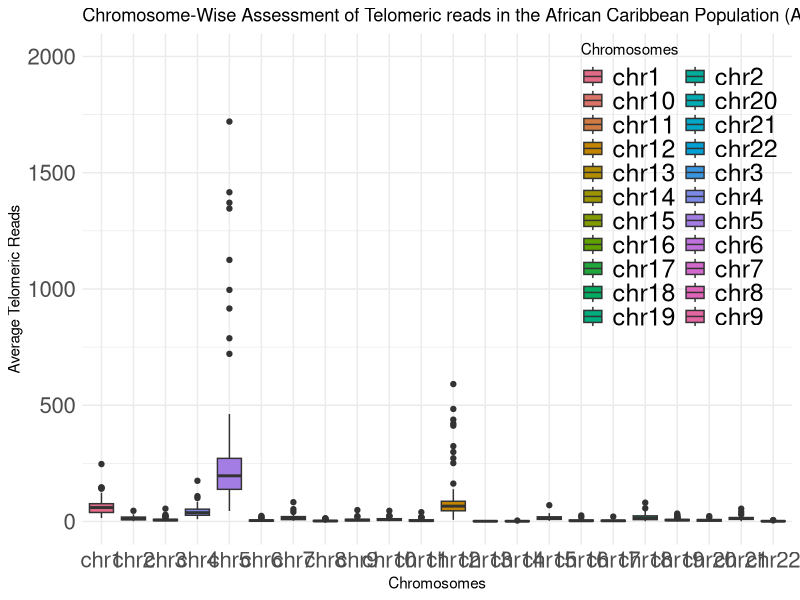
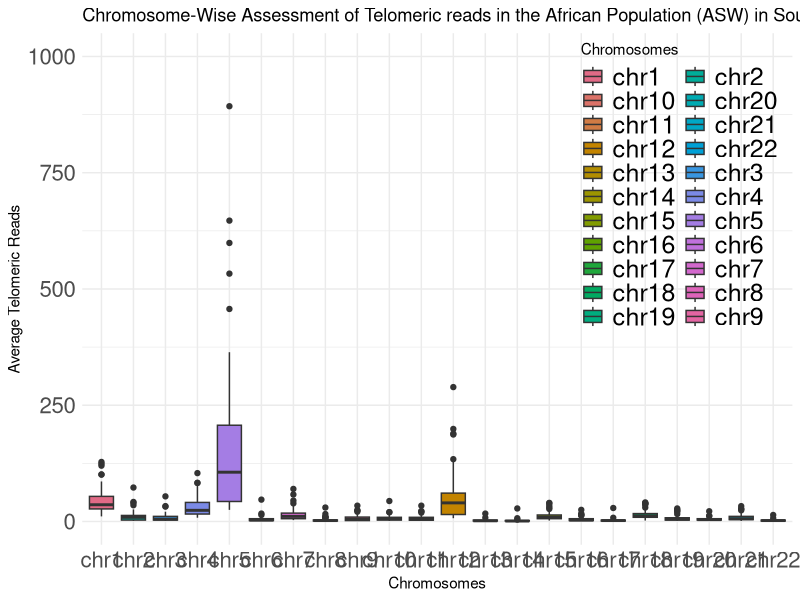
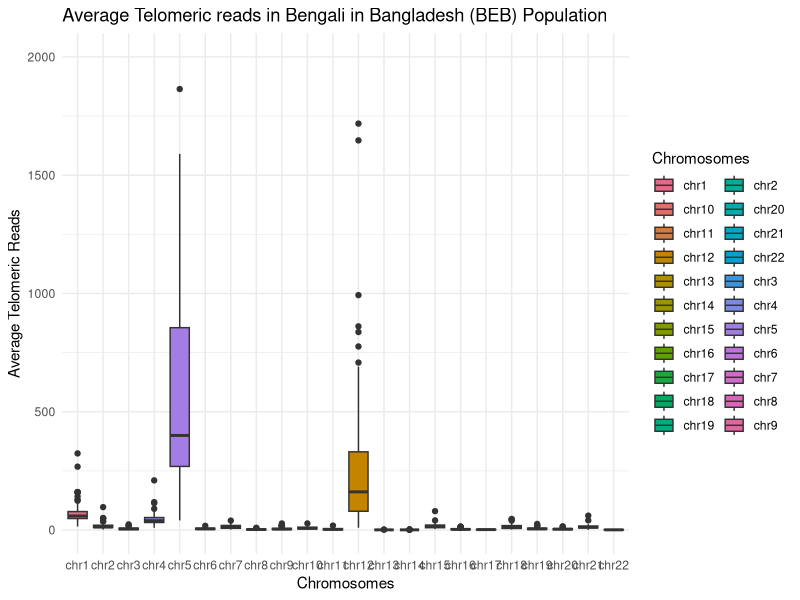
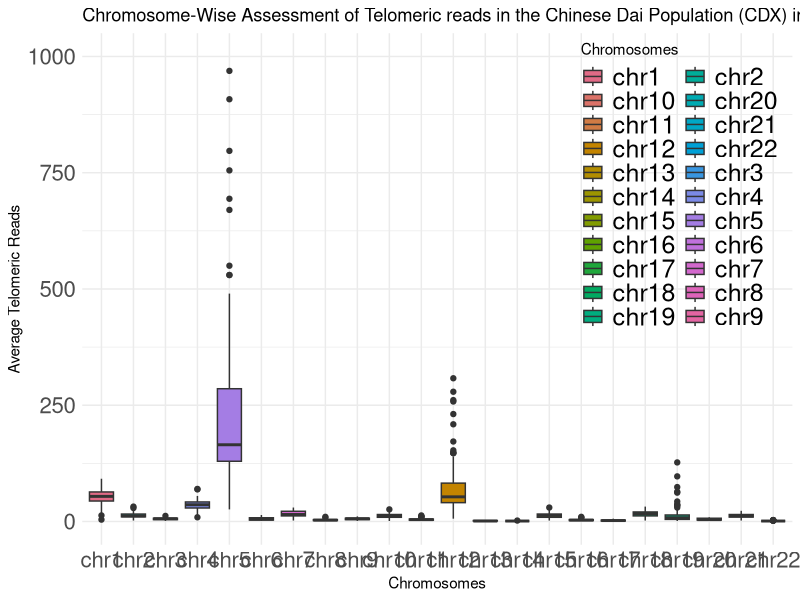
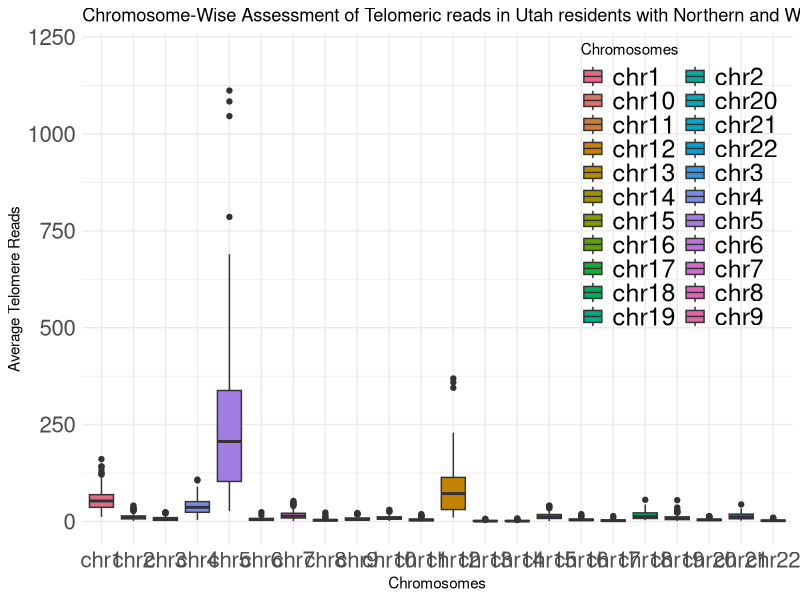
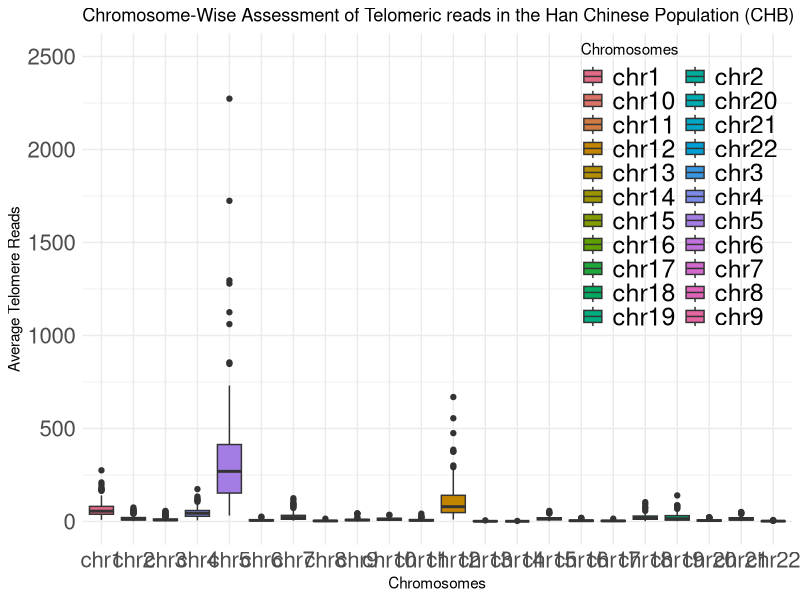
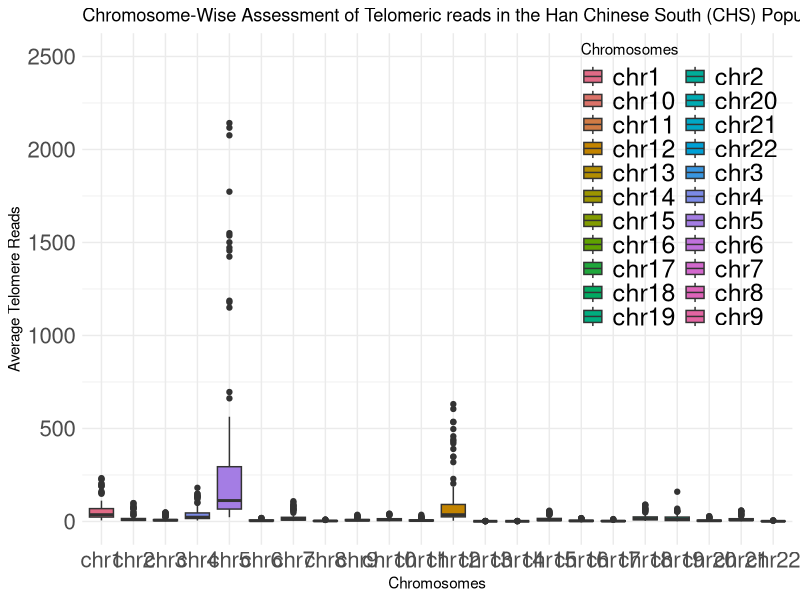
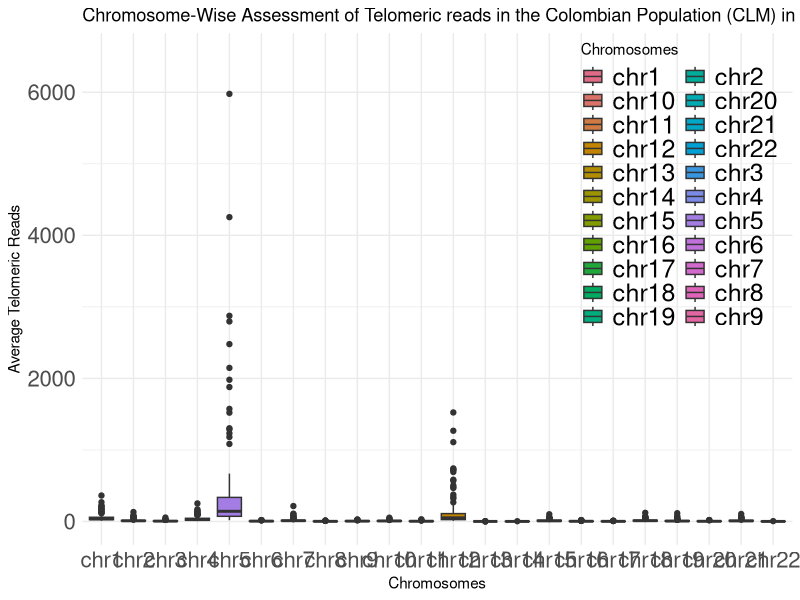

Source code (R) for these figures, in order:
## ---- chunk 1
knitr::opts_chunk$set(echo = TRUE)
library(ggplot2)
library(dplyr)
library(colorspace)
## ---- chunk 2
final_across <- read.csv("chapter1_final_across_chromosomes.csv", header = TRUE, row.names = NULL)
head(final_across)
View(final_across) #Just checking out the data
summary(final_across)

## ---- chunk 3
final_across <- na.omit(final_across)
#View(final_across)
## ---- chunk 4

#without_5 <- forward_data %>% filter(chromosome != "chr5")

#print(without_5)

## ---- chunk 5


#boxplot.stats(forward_data$telomere.length.in.kbps)$out

#or 

#library(rstatix)

#identify_outliers(
#  data = forward_data,
#  variable = "telomere motif in kbps"
#s)

## ---- chunk 6

lower_bound <- quantile(final_across$telomere.length.in.kbps, 0.01)
lower_bound

#So that means all the observations below zero and above 3.342 will be considered as potential outliers
## ---- chunk 7

upper_bound <- quantile(final_across$telomere.length.in.kbps, 0.99)
upper_bound


## ---- chunk 8
# Assuming `forward_data` is the dataset and `telomere length in kbps` is where the outliers are.
#outliers_removed <- subset(forward_data, telomere.length.in.kbps <= upper_bound & telomere.length.in.kbps >= lower_bound)


#outliers_removed

## ---- chunk 9
# Converting columns to appropriate data types

#outliers_removed$telomere.length.in.kbps <- as.numeric(outliers_removed$telomere.length.in.kbps)

#without_5$telomere.length.in.kbps <- as.numeric(without_5$telomere.length.in.kbps)

final_across$rawGenomicCount <- as.numeric(final_across$rawGenomicCount)
## ---- chunk 10
#summary(forward_data$telomere.length.in.kbps)


## ---- chunk 11

# Extract Telomere motif counts for all the Populations 

acb_pop <- final_across %>% filter(population == "ACB")
asw_pop <- final_across %>% filter(population == "ASW")
beb_pop <- final_across %>% filter(population == "BEB")
cdx_pop <- final_across %>% filter(population == "CDX")
ceu_pop <- final_across %>% filter(population == "CEU")
chb_pop <- final_across %>% filter(population == "CHB")
chs_pop <- final_across %>% filter(population == "CHS")
clm_pop <- final_across %>% filter(population == "CLM")
esn_pop <- final_across %>% filter(population == "ESN")
fin_pop <- final_across %>% filter(population == "FIN")
gbr_pop <- final_across %>% filter(population == "GBR")
gih_pop <- final_across %>% filter(population == "GIH")
gwd_pop <- final_across %>% filter(population == "GWD")
ibs_pop <- final_across %>% filter(population == "IBS")
itu_pop <- final_across %>% filter(population == "ITU")
jpt_pop <- final_across %>% filter(population == "JPT")
khv_pop <- final_across %>% filter(population == "KHV")
lwk_pop <- final_across %>% filter(population == "LWK")
msl_pop <- final_across %>% filter(population == "MSL")
mxl_pop <- final_across %>% filter(population == "MXL")
pel_pop <- final_across %>% filter(population == "PEL")
pjl_pop <- final_across %>% filter(population == "PJL")
pur_pop <- final_across %>% filter(population == "PUR")
stu_pop <- final_across %>% filter(population == "STU")
tsi_pop <- final_across %>% filter(population == "TSI")
yri_pop <- final_across %>% filter(population == "YRI")

#View(chs_pop)
#View(pur_pop)
## ---- chunk 12
my_palette <- qualitative_hcl(22, palette = "Dark 3")  

print(length(my_palette))
## ---- chunk 13
# Necessary libraries already loaded at the beginning

# Filtering the data for the ACB population and chromosomes 1 to 22
filtered_acb_data <- acb_pop %>%
  filter(population == "ACB", chromosome %in% paste0("chr", 1:22))

# Calculate the average telomere length per chromosome
avg_acb_counts <- filtered_acb_data %>%
  group_by(chromosome) %>%
  summarise(mean_raw_genomic_reads = mean(rawGenomicCount))

# Create the boxplot
ggplot(filtered_acb_data, aes(x = chromosome, y = rawGenomicCount, fill = chromosome)) +
  geom_boxplot() +
  guides(fill = guide_legend(title = "Chromosomes", override.aes = list(fill = my_palette)))+
  labs(title = "Chromosome-Wise Assessment of Telomeric reads in the African Caribbean Population (ACB) in Barbados ",
       x = "Chromosomes",
       y = "Average Telomeric Reads", face = "bold", size = 18) +
  theme_minimal() +
  scale_x_discrete(limits = paste0("chr", 1:22)) +
  scale_fill_manual(values = my_palette)+
  ylim(0.0,2000)+
   theme(
    axis.text.x = element_text(size = 16),  # Adjust the font size for x-axis labels
    axis.text.y = element_text(size = 16),  # Adjust the font size for y-axis labels
    legend.text = element_text(size = 18),
    legend.position = c(0.99, 1.0),  # Adjust the legend position (x, y)
    legend.justification = c(1, 1)  # Adjust the legend justification (1, 1 for upper-right corner)
  )

## ---- chunk 14
# Necessary libraries already loaded at the beginning

# Filtering the data for the ASW population and chromosomes 1 to 22
filtered_asw_data <- asw_pop %>%
  filter(population == "ASW", chromosome %in% paste0("chr", 1:22))

# Calculate the average telomere length per chromosome
avg_asw_counts <- filtered_asw_data %>%
  group_by(chromosome) %>%
  summarise(mean_raw_genomic_reads = mean(rawGenomicCount))

# Create the boxplot
ggplot(filtered_asw_data, aes(x = chromosome, y = rawGenomicCount, fill = chromosome)) +
  geom_boxplot() +
  guides(fill = guide_legend(title = "Chromosomes", override.aes = list(fill = my_palette)))+
  labs(title = "Chromosome-Wise Assessment of Telomeric reads in the African Population (ASW) in Southwest US ",
       x = "Chromosomes",
       y = "Average Telomeric Reads", face = "bold", size = 18) +
  theme_minimal() +
  scale_x_discrete(limits = paste0("chr", 1:22)) +
  scale_fill_manual(values = my_palette)+
  ylim(0.0,1000)+
   theme(
    axis.text.x = element_text(size = 16),  # Adjust the font size for x-axis labels
    axis.text.y = element_text(size = 16),  # Adjust the font size for y-axis labels
    legend.text = element_text(size = 18),
    legend.position = c(0.99, 1.0),  # Adjust the legend position (x, y)
    legend.justification = c(1, 1)  # Adjust the legend justification (1, 1 for upper-right corner)
  )

## ---- chunk 15
# Necessary libraries already loaded at the beginning

# Filtering the data for the BEB population and chromosomes 1 to 22
filtered_beb_data <- beb_pop %>%
  filter(population == "BEB", chromosome %in% paste0("chr", 1:22))

# Calculate the average telomere length per chromosome
avg_beb_counts <- filtered_beb_data %>%
  group_by(chromosome) %>%
  summarise(mean_raw_genomic_reads = mean(rawGenomicCount))

# Create the boxplot
ggplot(filtered_beb_data, aes(x = chromosome, y = rawGenomicCount, fill = chromosome)) +
  geom_boxplot() +
  guides(fill = guide_legend(title = "Chromosomes", override.aes = list(fill = my_palette)))+
  labs(title = "Average Telomeric reads in Bengali in Bangladesh (BEB) Population",
       x = "Chromosomes",
       y = "Average Telomeric Reads", face = "bold", size = 18) +
  theme_minimal() +
  scale_x_discrete(limits = paste0("chr", 1:22)) +
  scale_fill_manual(values = my_palette)+
  ylim(0.0,2000)
   theme(
    axis.text.x = element_text(size = 16),  # Adjust the font size for x-axis labels
    axis.text.y = element_text(size = 16),  # Adjust the font size for y-axis labels
    legend.text = element_text(size = 18),
    legend.position = c(0.99, 1.0),  # Adjust the legend position (x, y)
    legend.justification = c(1, 1)  # Adjust the legend justification (1, 1 for upper-right corner)
  )

## ---- chunk 16
# Necessary libraries already loaded at the beginning

# Filtering the data for the CDX population and chromosomes 1 to 22
filtered_cdx_data <- cdx_pop %>%
  filter(population == "CDX", chromosome %in% paste0("chr", 1:22))

# Calculate the average telomere length per chromosome
avg_cdx_counts <- filtered_cdx_data %>%
  group_by(chromosome) %>%
  summarise(mean_raw_genomic_reads = mean(rawGenomicCount))

# Create the boxplot
ggplot(filtered_cdx_data, aes(x = chromosome, y = rawGenomicCount, fill = chromosome)) +
  geom_boxplot() +
  guides(fill = guide_legend(title = "Chromosomes", override.aes = list(fill = my_palette)))+
  labs(title = "Chromosome-Wise Assessment of Telomeric reads in the Chinese Dai Population (CDX) in Xishuangbanna, China",
       x = "Chromosomes",
       y = "Average Telomeric Reads", face = "bold", size = 18) +
  theme_minimal() +
  scale_x_discrete(limits = paste0("chr", 1:22)) +
  scale_fill_manual(values = my_palette)+
  ylim(0.0, 1000)+
   theme(
    axis.text.x = element_text(size = 16),  # Adjust the font size for x-axis labels
    axis.text.y = element_text(size = 16),  # Adjust the font size for y-axis labels
    legend.text = element_text(size = 18),
    legend.position = c(0.99, 1.0),  # Adjust the legend position (x, y)
    legend.justification = c(1, 1)  # Adjust the legend justification (1, 1 for upper-right corner)
  )

## ---- chunk 17
# Necessary libraries already loaded at the beginning

# Filtering the data for the CEU population and chromosomes 1 to 22
filtered_ceu_data <- ceu_pop %>%
  filter(population == "CEU", chromosome %in% paste0("chr", 1:22))

# Calculate the average telomere length per chromosome
avg_ceu_counts <- filtered_ceu_data %>%
  group_by(chromosome) %>%
  summarise(mean_raw_genomic_reads = mean(rawGenomicCount))

# Create the boxplot
ggplot(filtered_ceu_data, aes(x = chromosome, y = rawGenomicCount, fill = chromosome)) +
  geom_boxplot() +
  guides(fill = guide_legend(title = "Chromosomes", override.aes = list(fill = my_palette)))+
  labs(title = "Chromosome-Wise Assessment of Telomeric reads in Utah residents with Northern and Western European ancestry (CEU) in Utah",
       x = "Chromosomes",
       y = "Average Telomere Reads", face = "bold", size = 18) +
  theme_minimal() +
  scale_x_discrete(limits = paste0("chr", 1:22)) +
  scale_fill_manual(values = my_palette)+
  ylim(0.0,1200)+
   theme(
    axis.text.x = element_text(size = 16),  # Adjust the font size for x-axis labels
    axis.text.y = element_text(size = 16),  # Adjust the font size for y-axis labels
    legend.text = element_text(size = 18),
    legend.position = c(0.99, 1.0),  # Adjust the legend position (x, y)
    legend.justification = c(1, 1)  # Adjust the legend justification (1, 1 for upper-right corner)
  )

## ---- chunk 18
# Necessary libraries already loaded at the beginning

# Filtering the data for the CHB population and chromosomes 1 to 22
filtered_chb_data <- chb_pop %>%
  filter(population == "CHB", chromosome %in% paste0("chr", 1:22))

# Calculate the average telomere length per chromosome
avg_chb_counts <- filtered_chb_data %>%
  group_by(chromosome) %>%
  summarise(mean_raw_genomic_reads = mean(rawGenomicCount))

# Create the boxplot
ggplot(filtered_chb_data, aes(x = chromosome, y = rawGenomicCount, fill = chromosome)) +
  geom_boxplot() +
  guides(fill = guide_legend(title = "Chromosomes", override.aes = list(fill = my_palette)))+
  labs(title = "Chromosome-Wise Assessment of Telomeric reads in the Han Chinese Population (CHB) in Beijing, China ",
       x = "Chromosomes",
       y = "Average Telomere Reads", face = "bold", size = 18) +
  theme_minimal() +
  scale_x_discrete(limits = paste0("chr", 1:22)) +
  scale_fill_manual(values = my_palette)+
  ylim(0.0,2500)+
   theme(
    axis.text.x = element_text(size = 16),  # Adjust the font size for x-axis labels
    axis.text.y = element_text(size = 16),  # Adjust the font size for y-axis labels
    legend.text = element_text(size = 18),
    legend.position = c(0.99, 1.0),  # Adjust the legend position (x, y)
    legend.justification = c(1, 1)  # Adjust the legend justification (1, 1 for upper-right corner)
  )

## ---- chunk 19
# Necessary libraries already loaded at the beginning

# Filtering the data for the CHS population and chromosomes 1 to 22
filtered_chs_data <- chs_pop %>%
  filter(population == "CHS", chromosome %in% paste0("chr", 1:22))

# Calculate the average telomere length  per chromosome
avg_chs_counts <- filtered_chs_data %>%
  group_by(chromosome) %>%
  summarise(mean_raw_genomic_reads = mean(rawGenomicCount))

# Create the boxplot
ggplot(filtered_chs_data, aes(x = chromosome, y = rawGenomicCount, fill = chromosome)) +
  geom_boxplot() +
  scale_fill_manual(values = my_palette)+
  guides(fill = guide_legend(title = "Chromosomes", override.aes = list(fill = my_palette)))+
  labs(title = "Chromosome-Wise Assessment of Telomeric reads in the Han Chinese South (CHS) Population",
       x = "Chromosomes",
       y = "Average Telomere Reads", face = "bold", size = 18) +
  theme_minimal() +
  scale_x_discrete(limits = paste0("chr", 1:22)) +
  ylim(0.0,2500)+
   theme(
    axis.text.x = element_text(size = 16),  # Adjust the font size for x-axis labels
    axis.text.y = element_text(size = 16),  # Adjust the font size for y-axis labels
    legend.text = element_text(size = 18),
    legend.position = c(0.99, 1.0),  # Adjust the legend position (x, y)
    legend.justification = c(1, 1)  # Adjust the legend justification (1, 1 for upper-right corner)
  )

## ---- chunk 20
# Necessary libraries already loaded at the beginning

# Filtering the data for the CLM population and chromosomes 1 to 22
filtered_clm_data <- clm_pop %>%
  filter(population == "CLM", chromosome %in% paste0("chr", 1:22))

# Calculate the average telomere length per chromosome
avg_clm_counts <- filtered_clm_data %>%
  group_by(chromosome) %>%
  summarise(mean_raw_genomic_reads = mean(rawGenomicCount))

# Create the boxplot
ggplot(filtered_clm_data, aes(x = chromosome, y = rawGenomicCount, fill = chromosome)) +
  geom_boxplot() +
  guides(fill = guide_legend(title = "Chromosomes", override.aes = list(fill = my_palette)))+
  labs(title = "Chromosome-Wise Assessment of Telomeric reads in the Colombian Population (CLM) in Medellin, Colombia",
       x = "Chromosomes",
       y = "Average Telomeric Reads", face = "bold", size = 18) +
  theme_minimal() +
  scale_x_discrete(limits = paste0("chr", 1:22)) +
  scale_fill_manual(values = my_palette)+
  ylim(0.0, 6500)+
   theme(
    axis.text.x = element_text(size = 16),  # Adjust the font size for x-axis labels
    axis.text.y = element_text(size = 16),  # Adjust the font size for y-axis labels
    legend.text = element_text(size = 18),
    legend.position = c(0.99, 1.0),  # Adjust the legend position (x, y)
    legend.justification = c(1, 1)  # Adjust the legend justification (1, 1 for upper-right corner)
  )

## ---- chunk 21
# Necessary libraries already loaded at the beginning

# Filtering the data for the ESN population and chromosomes 1 to 22
filtered_esn_data <- esn_pop %>%
  filter(population == "ESN", chromosome %in% paste0("chr", 1:22))

# Calculate the average telomere length per chromosome
avg_esn_counts <- filtered_esn_data %>%
  group_by(chromosome) %>%
  summarise(mean_raw_genomic_reads = mean(rawGenomicCount))

# Create the boxplot
ggplot(filtered_esn_data, aes(x = chromosome, y = rawGenomicCount, fill = chromosome)) +
  geom_boxplot() +
  guides(fill = guide_legend(title = "Chromosomes", override.aes = list(fill = my_palette)))+
  labs(title = "Chromosome-Wise Assessment of Telomeric reads in the Esan Population (ESN) in Nigeria",
       x = "Chromosomes",
       y = "Average Telomere Reads", face = "bold", size = 18) +
  theme_minimal() +
  scale_x_discrete(limits = paste0("chr", 1:22)) +
  scale_fill_manual(values = my_palette)+
  ylim (0.0, 4100)+
   theme(
    axis.text.x = element_text(size = 16),  # Adjust the font size for x-axis labels
    axis.text.y = element_text(size = 16),  # Adjust the font size for y-axis labels
    legend.text = element_text(size = 18),
    legend.position = c(0.99, 1.0),  # Adjust the legend position (x, y)
    legend.justification = c(1, 1)  # Adjust the legend justification (1, 1 for upper-right corner)
  )

## ---- chunk 22
# Necessary libraries already loaded at the beginning

# Filtering the data for the FIN population and chromosomes 1 to 22
filtered_fin_data <- fin_pop %>%
  filter(population == "FIN", chromosome %in% paste0("chr", 1:22))

# Calculate the average telomere length per chromosome
avg_fin_counts <- filtered_fin_data %>%
  group_by(chromosome) %>%
  summarise(mean_raw_genomic_reads = mean(rawGenomicCount))

# Create the boxplot
ggplot(filtered_fin_data, aes(x = chromosome, y = rawGenomicCount, fill = chromosome)) +
  geom_boxplot() +
  guides(fill = guide_legend(title = "Chromosomes", override.aes = list(fill = my_palette)))+
  labs(title = "Chromosome-Wise Assessment of Telomeric reads in the Finnish (FIN) Population",
       x = "Chromosomes",
       y = "Average Telomere Reads", face = "bold", size = 18) +
  theme_minimal() +
  scale_x_discrete(limits = paste0("chr", 1:22)) +
  scale_fill_manual(values = my_palette)+
  ylim (0.0, 3000)+
   theme(
    axis.text.x = element_text(size = 16),  # Adjust the font size for x-axis labels
    axis.text.y = element_text(size = 16),  # Adjust the font size for y-axis labels
    legend.text = element_text(size = 18),
    legend.position = c(0.99, 1.0),  # Adjust the legend position (x, y)
    legend.justification = c(1, 1)  # Adjust the legend justification (1, 1 for upper-right corner)
  )



## ---- chunk 23
# Necessary libraries already loaded at the beginning

# Filtering the data for the GBR population and chromosomes 1 to 22
filtered_gbr_data <- gbr_pop %>%
  filter(population == "GBR", chromosome %in% paste0("chr", 1:22))

# Calculate the average telomere length per chromosome
avg_gbr_counts <- filtered_gbr_data %>%
  group_by(chromosome) %>%
  summarise(mean_raw_genomic_reads = mean(rawGenomicCount))

# Create the boxplot
ggplot(filtered_gbr_data, aes(x = chromosome, y = rawGenomicCount, fill = chromosome)) +
  geom_boxplot() +
  guides(fill = guide_legend(title = "Chromosomes", override.aes = list(fill = my_palette)))+
  labs(title = "Chromosome-Wise Assessment of Telomeric reads in the British (GBR) Population",
       x = "Chromosomes",
       y = "Average Telomeric Reads", face = "bold", size = 18) +
  theme_minimal() +
  scale_x_discrete(limits = paste0("chr", 1:22)) +
  scale_fill_manual(values = my_palette)+
  ylim(0.0, 2000)+
   theme(
    axis.text.x = element_text(size = 16),  # Adjust the font size for x-axis labels
    axis.text.y = element_text(size = 16),  # Adjust the font size for y-axis labels
    legend.text = element_text(size = 18),
    legend.position = c(0.99, 1.0),  # Adjust the legend position (x, y)
    legend.justification = c(1, 1)  # Adjust the legend justification (1, 1 for upper-right corner)
  )



## ---- chunk 24
# Necessary libraries already loaded at the beginning

# Filtering the data for the GIH population and chromosomes 1 to 22
filtered_gih_data <- gih_pop %>%
  filter(population == "GIH", chromosome %in% paste0("chr", 1:22))

# Calculate the average telomere length per chromosome
avg_gih_counts <- filtered_gih_data %>%
  group_by(chromosome) %>%
  summarise(mean_raw_genomic_reads = mean(rawGenomicCount))

# Create the boxplot
ggplot(filtered_gih_data, aes(x = chromosome, y = rawGenomicCount, fill = chromosome)) +
  geom_boxplot() +
  guides(fill = guide_legend(title = "Chromosomes", override.aes = list(fill = my_palette)))+
  labs(title = "Chromosome-Wise Assessment of Telomeric reads in the Gujarati Indians in Houston, Texas Population (GIH)",
       x = "Chromosomes",
       y = "Average Telomeric Reads", face = "bold", size = 18) +
  theme_minimal() +
  scale_x_discrete(limits = paste0("chr", 1:22)) +
  scale_fill_manual(values = my_palette)+
  ylim(0.0, 500)+
   theme(
    axis.text.x = element_text(size = 16),  # Adjust the font size for x-axis labels
    axis.text.y = element_text(size = 16),  # Adjust the font size for y-axis labels
    legend.text = element_text(size = 18),
    legend.position = c(0.99, 1.0),  # Adjust the legend position (x, y)
    legend.justification = c(1, 1)  # Adjust the legend justification (1, 1 for upper-right corner)
  )



## ---- chunk 25
# Necessary libraries already loaded at the beginning

# Filtering the data for the GWD population and chromosomes 1 to 22
filtered_gwd_data <- gwd_pop %>%
  filter(population == "GWD", chromosome %in% paste0("chr", 1:22))

# Calculate the average telomere length per chromosome
avg_gwd_counts <- filtered_gwd_data %>%
  group_by(chromosome) %>%
  summarise(mean_raw_genomic_reads = mean(rawGenomicCount))

# Create the boxplot
ggplot(filtered_gwd_data, aes(x = chromosome, y = rawGenomicCount, fill = chromosome)) +
  geom_boxplot() +
  guides(fill = guide_legend(title = "Chromosomes", override.aes = list(fill = my_palette)))+
  labs(title = "Chromosome-Wise Assessment of Telomeric reads in the Gambian Population (GWD) in Western Division, The Gambia",size = 18,
       x = "Chromosomes",
       y = "Average Telomeric Reads", face = "bold", size = 18) +
  theme_minimal() +
  scale_x_discrete(limits = paste0("chr", 1:22)) +
  scale_fill_manual(values = my_palette)+
  ylim (0.0, 3000)+
   theme(
    axis.text.x = element_text(size = 16),  # Adjust the font size for x-axis labels
    axis.text.y = element_text(size = 16),  # Adjust the font size for y-axis labels
    legend.text = element_text(size = 18),
    legend.position = c(0.99, 1.0),  # Adjust the legend position (x, y)
    legend.justification = c(1, 1)  # Adjust the legend justification (1, 1 for upper-right corner)
  )

## ---- chunk 26
# Necessary libraries already loaded at the beginning

# Filtering the data for the IBS population and chromosomes 1 to 22
filtered_ibs_data <- ibs_pop %>%
  filter(population == "IBS", chromosome %in% paste0("chr", 1:22))

# Calculate the average telomere length per chromosome
avg_ibs_counts <- filtered_ibs_data %>%
  group_by(chromosome) %>%
  summarise(mean_raw_genomic_reads = mean(rawGenomicCount))

# Create the boxplot
ggplot(filtered_ibs_data, aes(x = chromosome, y = rawGenomicCount, fill = chromosome)) +
  geom_boxplot() +
  guides(fill = guide_legend(title = "Chromosomes", override.aes = list(fill = my_palette)))+
  labs(title = "Chromosome-Wise Assessment of Telomeric reads in the Iberian Population (IBS) in Spain",
       x = "Chromosomes",
       y = "Average Telomeric Reads", face = "bold", size = 18) +
  theme_minimal() +
  scale_x_discrete(limits = paste0("chr", 1:22)) +
  scale_fill_manual(values = my_palette)+
  ylim(0.0, 800)+
   theme(
    axis.text.x = element_text(size = 16),  # Adjust the font size for x-axis labels
    axis.text.y = element_text(size = 16),  # Adjust the font size for y-axis labels
    legend.text = element_text(size = 18),
    legend.position = c(0.99, 1.0),  # Adjust the legend position (x, y)
    legend.justification = c(1, 1)  # Adjust the legend justification (1, 1 for upper-right corner)
  )

## ---- chunk 27
# Necessary libraries already loaded at the beginning

# Filtering the data for the ITU population and chromosomes 1 to 22
filtered_itu_data <- itu_pop %>%
  filter(population == "ITU", chromosome %in% paste0("chr", 1:22))

# Calculate the average telomere length  per chromosome
avg_itu_counts <- filtered_itu_data %>%
  group_by(chromosome) %>%
  summarise(mean_raw_genomic_reads = mean(rawGenomicCount))

# Create the boxplot
ggplot(filtered_itu_data, aes(x = chromosome, y = rawGenomicCount, fill = chromosome)) +
  geom_boxplot() +
  scale_fill_manual(values = my_palette)+
  guides(fill = guide_legend(title = "Chromosomes", override.aes = list(fill = my_palette)))+
  labs(title = "Chromosome-Wise Assessment of Telomeric reads in the Indian Telugu Population (ITU) in the UK",
       x = "Chromosomes",
       y = "Average Telomeric Reads", face = "bold", size = 18) +
  theme_minimal() +
  scale_x_discrete(limits = paste0("chr", 1:22)) +
  ylim(0.0,2000)+
   theme(
    axis.text.x = element_text(size = 16),  # Adjust the font size for x-axis labels
    axis.text.y = element_text(size = 16),  # Adjust the font size for y-axis labels
    legend.text = element_text(size = 18),
    legend.position = c(0.99, 1.0),  # Adjust the legend position (x, y)
    legend.justification = c(1, 1)  # Adjust the legend justification (1, 1 for upper-right corner)
  )

## ---- chunk 28
# Necessary libraries already loaded at the beginning

# Filtering the data for the JPT population and chromosomes 1 to 22
filtered_jpt_data <- jpt_pop %>%
  filter(population == "JPT", chromosome %in% paste0("chr", 1:22))

# Calculate the average telomere length per chromosome
avg_jpt_counts <- filtered_jpt_data %>%
  group_by(chromosome) %>%
  summarise(mean_raw_genomic_reads = mean(rawGenomicCount))

# Create the boxplot
ggplot(filtered_jpt_data, aes(x = chromosome, y = rawGenomicCount, fill = chromosome)) +
  geom_boxplot() +
  guides(fill = guide_legend(title = "Chromosomes", override.aes = list(fill = my_palette)))+
  labs(title = "Chromosome-Wise Assessment of Telomeric reads in the Japanese Population in Tokyo (JPT), Japan ",
       x = "Chromosomes",
       y = "Average Telomeric Reads", face = "bold", size = 18) +
  theme_minimal() +
  scale_x_discrete(limits = paste0("chr", 1:22)) +
  scale_fill_manual(values = my_palette)+
  ylim(0.0,3500)+
   theme(
    axis.text.x = element_text(size = 16),  # Adjust the font size for x-axis labels
    axis.text.y = element_text(size = 16),  # Adjust the font size for y-axis labels
    legend.text = element_text(size = 18),
    legend.position = c(0.99, 1.0),  # Adjust the legend position (x, y)
    legend.justification = c(1, 1)  # Adjust the legend justification (1, 1 for upper-right corner)
  )

## ---- chunk 29
# Necessary libraries already loaded at the beginning

# Filtering the data for the KHV population and chromosomes 1 to 22
filtered_khv_data <- khv_pop %>%
  filter(population == "KHV", chromosome %in% paste0("chr", 1:22))

# Calculate the average telomere length per chromosome
avg_khv_counts <- filtered_khv_data %>%
  group_by(chromosome) %>%
  summarise(mean_raw_genomic_reads = mean(rawGenomicCount))

# Create the boxplot
ggplot(filtered_khv_data, aes(x = chromosome, y = rawGenomicCount, fill = chromosome)) +
  geom_boxplot() +
  guides(fill = guide_legend(title = "Chromosomes", override.aes = list(fill = my_palette)))+
  labs(title = "Chromosome-Wise Assessment of Telomeric reads in the Kinh Population (KHV) in Ho Chi Minh City, Vietnam",
       x = "Chromosomes",
       y = "Average Telomeric Reads", face = "bold", size = 18) +
  theme_minimal() +
  scale_x_discrete(limits = paste0("chr", 1:22)) +
  scale_fill_manual(values = my_palette)+
  ylim(0.0, 500)+
   theme(
    axis.text.x = element_text(size = 16),  # Adjust the font size for x-axis labels
    axis.text.y = element_text(size = 16),  # Adjust the font size for y-axis labels
    legend.text = element_text(size = 18),
    legend.position = c(0.99, 1.0),  # Adjust the legend position (x, y)
    legend.justification = c(1, 1)  # Adjust the legend justification (1, 1 for upper-right corner)
  )

## ---- chunk 30
# Necessary libraries already loaded at the beginning

# Filtering the data for the LWK population and chromosomes 1 to 22
filtered_lwk_data <- lwk_pop %>%
  filter(population == "LWK", chromosome %in% paste0("chr", 1:22))

# Calculate the average telomere length per chromosome
avg_lwk_counts <- filtered_lwk_data %>%
  group_by(chromosome) %>%
  summarise(mean_raw_genomic_reads = mean(rawGenomicCount))

# Create the boxplot
ggplot(filtered_lwk_data, aes(x = chromosome, y = rawGenomicCount, fill = chromosome)) +
  geom_boxplot() +
  guides(fill = guide_legend(title = "Chromosomes", override.aes = list(fill = my_palette)))+
  labs(title = "Chromosome-Wise Assessment of Telomeric reads in the Luhya Population in Webuye (LWK), Kenya ",
       x = "Chromosomes",
       y = "Average Telomeric Reads", face = "bold", size = 18) +
  theme_minimal() +
  scale_x_discrete(limits = paste0("chr", 1:22)) +
  scale_fill_manual(values = my_palette)+
  ylim(0.0, 5000)+
   theme(
    axis.text.x = element_text(size = 16),  # Adjust the font size for x-axis labels
    axis.text.y = element_text(size = 16),  # Adjust the font size for y-axis labels
    legend.text = element_text(size = 18),
    legend.position = c(0.99, 1.0),  # Adjust the legend position (x, y)
    legend.justification = c(1, 1)  # Adjust the legend justification (1, 1 for upper-right corner)
  )

## ---- chunk 31
# Necessary libraries already loaded at the beginning

# Filtering the data for the MSL population and chromosomes 1 to 22
filtered_msl_data <- msl_pop %>%
  filter(population == "MSL", chromosome %in% paste0("chr", 1:22))

# Calculate the average telomere length per chromosome
avg_msl_counts <- filtered_msl_data %>%
  group_by(chromosome) %>%
  summarise(mean_raw_genomic_reads = mean(rawGenomicCount))

# Create the boxplot
ggplot(filtered_msl_data, aes(x = chromosome, y = rawGenomicCount, fill = chromosome)) +
  geom_boxplot() +
  guides(fill = guide_legend(title = "Chromosomes", override.aes = list(fill = my_palette)))+
  labs(title = "Chromosome-Wise Assessment of Telomeric reads in the Mende Population (MSL) in Sierra Leone",
       x = "Chromosomes",
       y = "Average Telomeric Reads", face = "bold", size = 18) +
  theme_minimal() +
  scale_x_discrete(limits = paste0("chr", 1:22)) +
  scale_fill_manual(values = my_palette)+
  ylim(0.0, 3000)+
   theme(
    axis.text.x = element_text(size = 16),  # Adjust the font size for x-axis labels
    axis.text.y = element_text(size = 16),  # Adjust the font size for y-axis labels
    legend.text = element_text(size = 18),
    legend.position = c(0.99, 1.0),  # Adjust the legend position (x, y)
    legend.justification = c(1, 1)  # Adjust the legend justification (1, 1 for upper-right corner)
  )

## ---- chunk 32
# Necessary libraries already loaded at the beginning

# Filtering the data for the MXL population and chromosomes 1 to 22
filtered_mxl_data <- mxl_pop %>%
  filter(population == "MXL", chromosome %in% paste0("chr", 1:22))

# Calculate the average telomere length per chromosome
avg_mxl_counts <- filtered_mxl_data %>%
  group_by(chromosome) %>%
  summarise(mean_raw_genomic_reads = mean(rawGenomicCount))

# Create the boxplot
ggplot(filtered_jpt_data, aes(x = chromosome, y = rawGenomicCount, fill = chromosome)) +
  geom_boxplot() +
  guides(fill = guide_legend(title = "Chromosomes", override.aes = list(fill = my_palette)))+
  labs(title = "Chromosome-Wise Assessment of Telomeric reads in the Mexican Population in Los Angeles (MXL) in California",
       x = "Chromosomes",
       y = "Average Telomeric Reads", face = "bold", size = 18) +
  theme_minimal() +
  scale_x_discrete(limits = paste0("chr", 1:22)) +
  scale_fill_manual(values = my_palette)+
  ylim(0.0,4000)+
   theme(
    axis.text.x = element_text(size = 16),  # Adjust the font size for x-axis labels
    axis.text.y = element_text(size = 16),  # Adjust the font size for y-axis labels
    legend.text = element_text(size = 18),
    legend.position = c(0.99, 1.0),  # Adjust the legend position (x, y)
    legend.justification = c(1, 1)  # Adjust the legend justification (1, 1 for upper-right corner)
  )

## ---- chunk 33
# Necessary libraries already loaded at the beginning

# Filtering the data for the PEL population and chromosomes 1 to 22
filtered_pel_data <- pel_pop %>%
  filter(population == "PEL", chromosome %in% paste0("chr", 1:22))

# Calculate the average telomere length per chromosome
avg_pel_counts <- filtered_pel_data %>%
  group_by(chromosome) %>%
  summarise(mean_raw_genomic_reads = mean(rawGenomicCount))

# Create the boxplot
ggplot(filtered_pel_data, aes(x = chromosome, y = rawGenomicCount, fill = chromosome)) +
  geom_boxplot() +
  guides(fill = guide_legend(title = "Chromosomes", override.aes = list(fill = my_palette)))+
  labs(title = "Chromosome-Wise Assessment of Telomeric reads in the Peruvian Population (PEL) in Lima, Peru",
       x = "Chromosomes",
       y = "Average Telomeric Reads", face = "bold", size = 18) +
  theme_minimal() +
  scale_x_discrete(limits = paste0("chr", 1:22)) +
  scale_fill_manual(values = my_palette)+
  ylim(0.0, 2000)+
   theme(
    axis.text.x = element_text(size = 16),  # Adjust the font size for x-axis labels
    axis.text.y = element_text(size = 16),  # Adjust the font size for y-axis labels
    legend.text = element_text(size = 18),
    legend.position = c(0.99, 1.0),  # Adjust the legend position (x, y)
    legend.justification = c(1, 1)  # Adjust the legend justification (1, 1 for upper-right corner)
  )

## ---- chunk 34
# Necessary libraries already loaded at the beginning

# Filtering the data for the PJL population and chromosomes 1 to 22
filtered_pjl_data <- pjl_pop %>%
  filter(population == "PJL", chromosome %in% paste0("chr", 1:22))

# Calculate the average telomere length per chromosome
avg_pjl_counts <- filtered_pjl_data %>%
  group_by(chromosome) %>%
  summarise(mean_raw_genomic_reads = mean(rawGenomicCount))

# Create the boxplot
ggplot(filtered_pjl_data, aes(x = chromosome, y = rawGenomicCount, fill = chromosome)) +
  geom_boxplot() +
  guides(fill = guide_legend(title = "Chromosomes", override.aes = list(fill = my_palette)))+
  labs(title = "Chromosome-Wise Assessment of Telomeric reads in the Punjabi Population (PJL) in Lahore, Pakistan",
       x = "Chromosomes",
       y = "Average Telomeric Reads", face = "bold", size = 18) +
  theme_minimal() +
  scale_x_discrete(limits = paste0("chr", 1:22)) +
  scale_fill_manual(values = my_palette)+
  ylim(0.0, 1000)+
   theme(
    axis.text.x = element_text(size = 16),  # Adjust the font size for x-axis labels
    axis.text.y = element_text(size = 16),  # Adjust the font size for y-axis labels
    legend.text = element_text(size = 18),
    legend.position = c(0.99, 1.0),  # Adjust the legend position (x, y)
    legend.justification = c(1, 1)  # Adjust the legend justification (1, 1 for upper-right corner)
  )

## ---- chunk 35
# Necessary libraries already loaded at the beginning

# Filtering the data for the PUR population and chromosomes 1 to 22
filtered_pur_data <- pur_pop %>%
  filter(population == "PUR", chromosome %in% paste0("chr", 1:22))

# Calculate the average telomere length per chromosome
avg_pur_counts <- filtered_pur_data %>%
  group_by(chromosome) %>%
  summarise(mean_raw_genomic_reads = mean(rawGenomicCount))

# Create the boxplot
ggplot(filtered_pur_data, aes(x = chromosome, y = rawGenomicCount, fill = chromosome)) +
  geom_boxplot() +
  guides(fill = guide_legend(title = "Chromosomes", override.aes = list(fill = my_palette)))+
  labs(title = "Chromosome-Wise Assessment of Telomeric reads in the Puerto Rican (PUR) Population",
       x = "Chromosomes",
       y = "Average Telomeric Reads", face = "bold", size = 18) +
  theme_minimal() +
  scale_x_discrete(limits = paste0("chr", 1:22)) +
  scale_fill_manual(values = my_palette)+
  ylim(0.0, 1500)+
   theme(
    axis.text.x = element_text(size = 16),  # Adjust the font size for x-axis labels
    axis.text.y = element_text(size = 16),  # Adjust the font size for y-axis labels
    legend.text = element_text(size = 18),
    legend.position = c(0.99, 1.0),  # Adjust the legend position (x, y)
    legend.justification = c(1, 1)  # Adjust the legend justification (1, 1 for upper-right corner)
  )

## ---- chunk 36
# Necessary libraries already loaded at the beginning

# Filtering the data for the STU population and chromosomes 1 to 22
filtered_stu_data <- stu_pop %>%
  filter(population == "STU", chromosome %in% paste0("chr", 1:22))

# Calculate the average telomere length per chromosome
avg_stu_counts <- filtered_stu_data %>%
  group_by(chromosome) %>%
  summarise(mean_raw_genomic_reads = mean(rawGenomicCount))

# Create the boxplot
ggplot(filtered_stu_data, aes(x = chromosome, y = rawGenomicCount, fill = chromosome)) +
  geom_boxplot() +
  guides(fill = guide_legend(title = "Chromosomes", override.aes = list(fill = my_palette)))+
  labs(title = "Chromosome-Wise Assessment of Telomeric reads in the Sri Lankan Tamil (STU) Population in the UK",
       x = "Chromosomes",
       y = "Average Telomeric Reads", face = "bold", size = 18) +
  theme_minimal() +
  scale_x_discrete(limits = paste0("chr", 1:22)) +
  scale_fill_manual(values = my_palette)+
  ylim (0.0, 1500)+
   theme(
    axis.text.x = element_text(size = 16),  # Adjust the font size for x-axis labels
    axis.text.y = element_text(size = 16),  # Adjust the font size for y-axis labels
    legend.text = element_text(size = 18),
    legend.position = c(0.99, 1.0),  # Adjust the legend position (x, y)
    legend.justification = c(1, 1)  # Adjust the legend justification (1, 1 for upper-right corner)
  )

## ---- chunk 37
# Necessary libraries already loaded at the beginning

# Filtering the data for the TSI population and chromosomes 1 to 22
filtered_tsi_data <- tsi_pop %>%
  filter(population == "TSI", chromosome %in% paste0("chr", 1:22))

# Calculate the average telomere length per chromosome
avg_tsi_counts <- filtered_tsi_data %>%
  group_by(chromosome) %>%
  summarise(mean_raw_genomic_reads = mean(rawGenomicCount))

# Create the boxplot
ggplot(filtered_tsi_data, aes(x = chromosome, y = rawGenomicCount, fill = chromosome)) +
  geom_boxplot() +
  guides(fill = guide_legend(title = "Chromosomes", override.aes = list(fill = my_palette)))+
  labs(title = "Chromosome-Wise Assessment of Telomeric reads in the Toscani Population (TSI) in Italy",
       x = "Chromosomes",
       y = "Average Telomeric Reads", face = "bold", size = 18) +
  theme_minimal() +
  scale_x_discrete(limits = paste0("chr", 1:22)) +
  scale_fill_manual(values = my_palette)+
  ylim (0.0, 2000)+
   theme(
    axis.text.x = element_text(size = 16),  # Adjust the font size for x-axis labels
    axis.text.y = element_text(size = 16),  # Adjust the font size for y-axis labels
    legend.text = element_text(size = 18),
    legend.position = c(0.99, 1.0),  # Adjust the legend position (x, y)
    legend.justification = c(1, 1)  # Adjust the legend justification (1, 1 for upper-right corner)
  )

## ---- chunk 38
# Necessary libraries already loaded at the beginning

# Filtering the data for the YRI population and chromosomes 1 to 22
filtered_yri_data <- yri_pop %>%
  filter(population == "YRI", chromosome %in% paste0("chr", 1:22))

# Calculate the average telomere length  per chromosome
avg_yri_counts <- filtered_yri_data %>%
  group_by(chromosome) %>%
  summarise(mean_raw_genomic_reads = mean(rawGenomicCount))

# Create the boxplot
ggplot(filtered_yri_data, aes(x = chromosome, y = rawGenomicCount, fill = chromosome)) +
  geom_boxplot() +
  scale_fill_manual(values = my_palette)+
  guides(fill = guide_legend(title = "Chromosomes", override.aes = list(fill = my_palette)))+
  labs(title = "Chromosome-Wise Assessment of Telomeric reads in the Yoruba Population (YRI) in Ibadan, Nigeria",
       x = "Chromosomes",
       y = "Average Telomeric Reads", face = "bold", size = 18) +
  theme_minimal() +
  scale_x_discrete(limits = paste0("chr", 1:22)) +
  ylim(0.0,1500)+
   theme(
    axis.text.x = element_text(size = 16),  # Adjust the font size for x-axis labels
    axis.text.y = element_text(size = 16),  # Adjust the font size for y-axis labels
    legend.text = element_text(size = 18),
    legend.position = c(0.99, 1.0),  # Adjust the legend position (x, y)
    legend.justification = c(1, 1)  # Adjust the legend justification (1, 1 for upper-right corner)
  )
